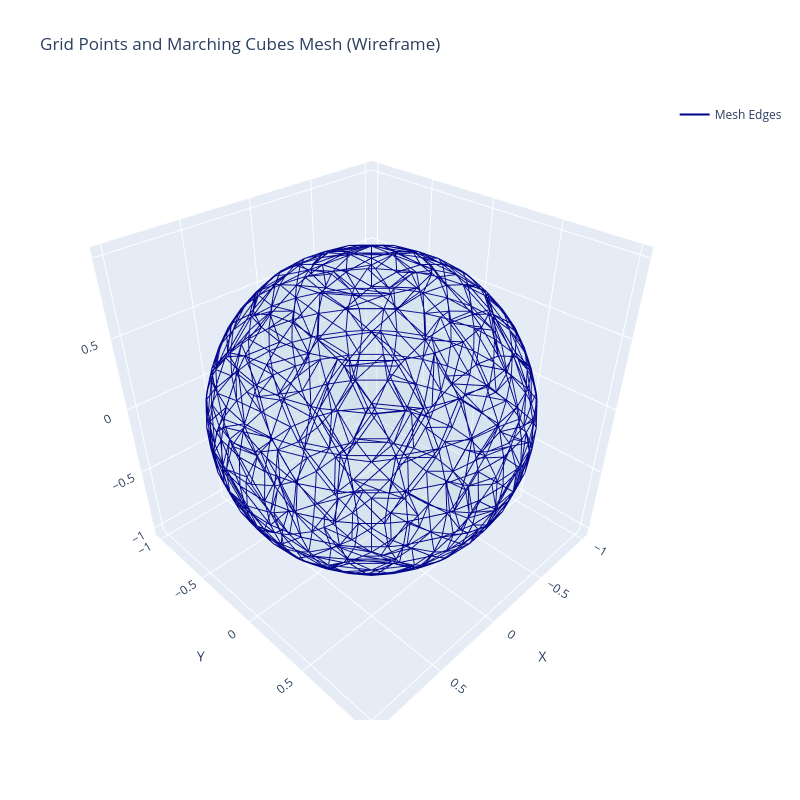

Here is the notebook cell this chart was saved with:
### Code cell
import plotly.graph_objects as go

# Create figure
fig = go.Figure()

# Create color array: red if value > iso, blue otherwise
colors = ['red' if v > iso else 'blue' for v in distances.cpu().numpy()]

grids_numpy = grid_vertices.detach().cpu().numpy()
verts_numpy = vertices.detach().cpu().numpy()
faces_numpy = triangles.detach().cpu().numpy()

# Add grid points as scatter plot
# fig.add_trace(go.Scatter3d(
#     x=grids_numpy[:, 0],
#     y=grids_numpy[:, 1],
#     z=grids_numpy[:, 2],
#     mode='markers',
#     marker=dict(size=5, color=colors, opacity=0.8),
#     name='Grid Points'
# ))

# Add mesh as wireframe
# First, create the mesh surface with low opacity
fig.add_trace(go.Mesh3d(
    x=verts_numpy[:, 0],
    y=verts_numpy[:, 1],
    z=verts_numpy[:, 2],
    i=faces_numpy[:, 0],
    j=faces_numpy[:, 1],
    k=faces_numpy[:, 2],
    opacity=0.1,
    color='lightblue',
    showlegend=False
))

# Add wireframe edges
edges_x = []
edges_y = []
edges_z = []
for i, j, k in faces_numpy:
    # Edge 1: vertex i to j
    edges_x.extend([verts_numpy[i, 0], verts_numpy[j, 0], None])
    edges_y.extend([verts_numpy[i, 1], verts_numpy[j, 1], None])
    edges_z.extend([verts_numpy[i, 2], verts_numpy[j, 2], None])
    # Edge 2: vertex j to k
    edges_x.extend([verts_numpy[j, 0], verts_numpy[k, 0], None])
    edges_y.extend([verts_numpy[j, 1], verts_numpy[k, 1], None])
    edges_z.extend([verts_numpy[j, 2], verts_numpy[k, 2], None])
    # Edge 3: vertex k to i
    edges_x.extend([verts_numpy[k, 0], verts_numpy[i, 0], None])
    edges_y.extend([verts_numpy[k, 1], verts_numpy[i, 1], None])
    edges_z.extend([verts_numpy[k, 2], verts_numpy[i, 2], None])

fig.add_trace(go.Scatter3d(
    x=edges_x,
    y=edges_y,
    z=edges_z,
    mode='lines',
    line=dict(color='darkblue', width=2),
    name='Mesh Edges',
    showlegend=True
))

fig.update_layout(
    scene=dict(
        xaxis_title='X',
        yaxis_title='Y',
        zaxis_title='Z',
        aspectmode='data'
    ),
    title='Grid Points and Marching Cubes Mesh (Wireframe)',
    width=800,
    height=800
)

fig.show()

### Figure 1 — Plotly figure (JSON) as saved in the notebook; plotly's stock layout.template omitted (floating-point values rounded to 4 significant figures; data arrays with more than 128 entries replaced by an {"elided": "..."} marker saying what was removed)
{"data": [{"color": "lightblue", "i": {"elided": "1064 int values"}, "j": {"elided": "1064 int values"}, "k": {"elided": "1064 int values"}, "opacity": 0.1, "showlegend": false, "type": "mesh3d", "x": {"elided": "534 float values"}, "y": {"elided": "534 float values"}, "z": {"elided": "534 float values"}}, {"line": {"color": "darkblue", "width": 2}, "mode": "lines", "name": "Mesh Edges", "showlegend": true, "type": "scatter3d", "x": {"elided": "9576 float values"}, "y": {"elided": "9576 float values"}, "z": {"elided": "9576 float values"}}], "layout": {"height": 800, "scene": {"aspectmode": "data", "xaxis": {"title": {"text": "X"}}, "yaxis": {"title": {"text": "Y"}}, "zaxis": {"title": {"text": "Z"}}}, "title": {"text": "Grid Points and Marching Cubes Mesh (Wireframe)"}, "width": 800}}
